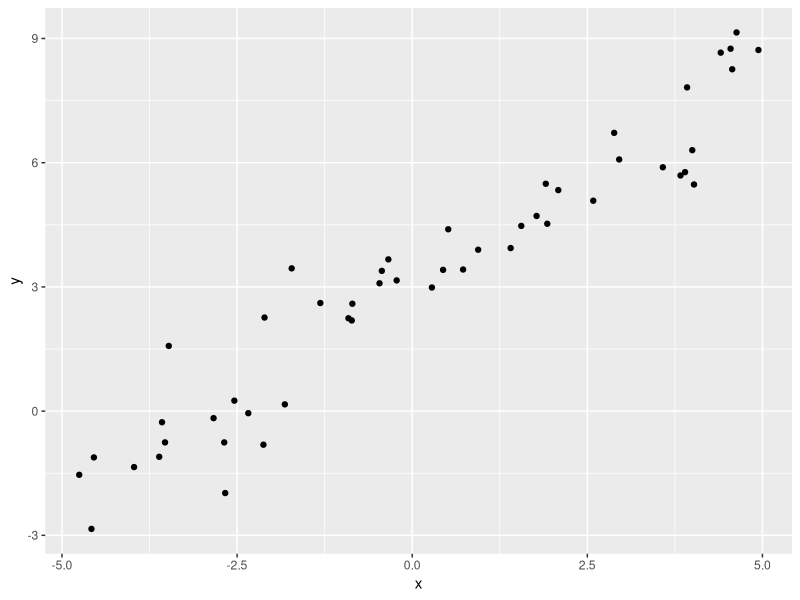
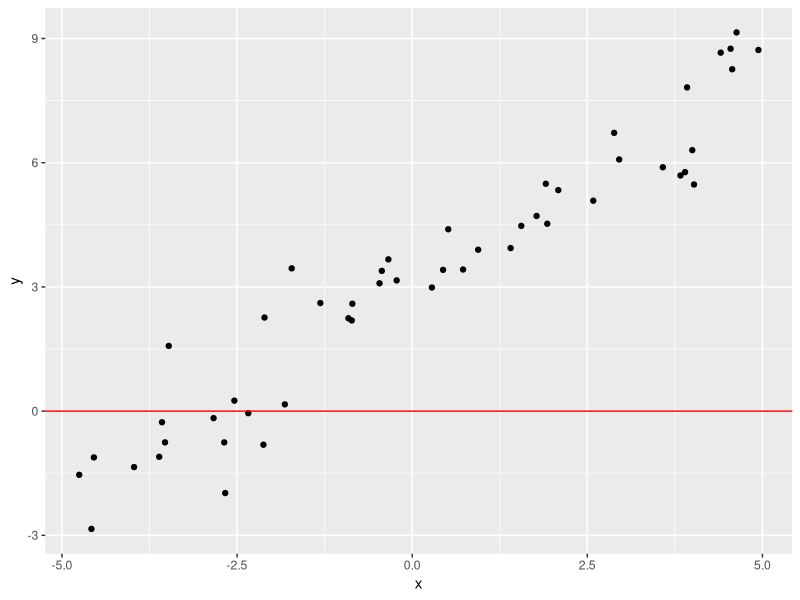
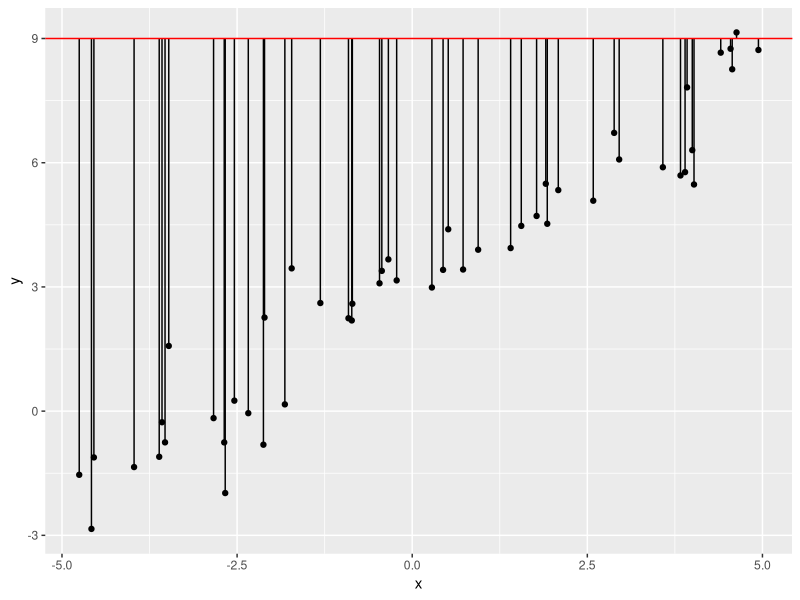
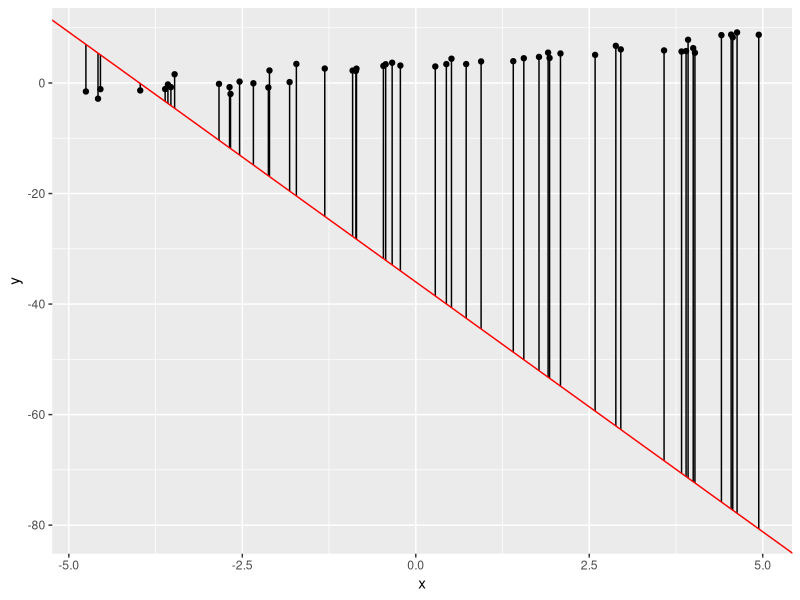

The R source for these figures, in order:
## ---- chunk 1
library(ggplot2)
set.seed(123)

x <- runif(50, -5, 5)
y <- x + rnorm(50) + 3
df <- data.frame(y,x)

ggplot(data = df, aes(y=y,x=x)) + geom_point()
## ---- chunk 2
ggplot(data = df, aes(y=y,x=x)) + geom_point() + geom_abline(intercept = 0, slope = 0, color = "red")
## ---- chunk 3
df[1,]
## ---- chunk 4

y = 0 + 0 * (-2.124225)
y
## ---- chunk 5
abs(0 - (-2.124225))
## ---- chunk 6
df$y.pred <- 9 + df$x * 0

ggplot(data = df, aes(y=y,x=x)) + geom_point() + geom_segment(aes(xend = x, yend = y.pred)) + geom_abline(intercept = 9, slope = 0, color = "red") 
## ---- chunk 7
cost_history <- double()
theta_history <- list()
theta <- matrix(c(9,0), nrow=2)

# add a column of 1's for the intercept coefficient
X <- cbind(1, matrix(x))
alpha <- 0.1

## ---- chunk 8

error <- (X %*% theta - y)
delta <- t(X) %*% error / length(y)
theta <- theta - alpha * delta

delta[1]<10^-6

df$y.pred <- theta[1] + df$x * theta[2]

ggplot(data = df, aes(y=y,x=x)) + geom_point() + geom_segment(aes(xend = x, yend = y.pred)) + geom_abline(intercept = theta[1], slope = theta[2], color = "red")
